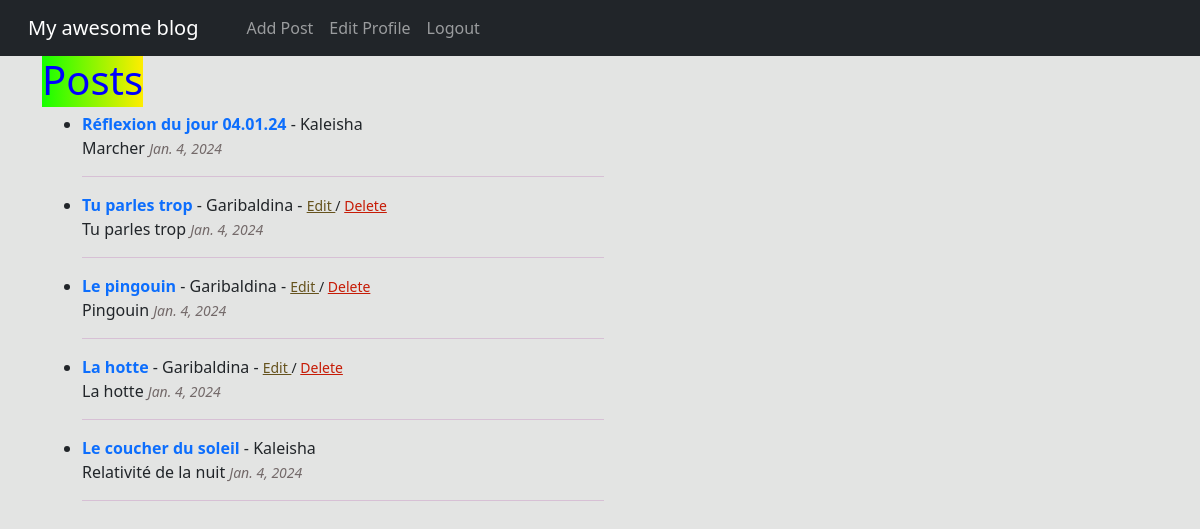
Screenshot of / (signed in) with the database file from the repository.
### theblog/models.py (models this page shows, shortened)
class Post(models.Model):
    title = models.CharField(max_length=255)
    title_tag = models.CharField(max_length=255)
    body = RichTextField(blank=True, null=True)
    author = models.ForeignKey(User, on_delete=models.CASCADE)
    post_date = models.DateField(auto_now_add=True)
    likes = models.ManyToManyField(User, related_name='blog_posts')
    summary = models.CharField(max_length=255)

### theblog/views.py (the view)
# urls.py: path('', HomeView.as_view(), name="home"),
class HomeView(ListView):
    model = Post
    template_name = 'home.html'
    ordering = ['-post_date']

### theblog/templates/home.html (shortened to what this page needs)
{% extends "base.html" %}
{% block content %}
<h1 style="color:blue"><span style="background-image: linear-gradient(to right, #16FF00, #FFED00);">Posts</span></h1>
<ul>
  {% for post in object_list %}
    <li>
      <a href="{% url 'article-detail' post.pk %}" style="text-decoration: none; color:##3b6698;"
      > <strong>{{ post.title }}</strong> </a> - {{post.author.username }}
      {%  if user.is_authenticated %}
        {% if user.id == post.author.id or user.is_superuser %}
          -
          <small>
            <a href="{% url 'update-post' post.pk%}" style="color:#65521d"> Edit </a>
            /
            <a href="{% url 'delete-post' post.pk%}" style="color:#c61b06"> Delete </a>
          </small>
        {% endif %}
      {% endif %}
      {{ post.summary}}
      <small><i style="color:#736969;">{{ post.post_date }}</i></small>
      <hr style="width:50%; color:#b455ac;">
    </li>
  {% endfor %}
</ul>
{% endblock %}

### rows the page displays
Post: title "Réflexion du jour 04.01.24", author.username "Kaleisha", summary "Marcher", post_date "Jan. 4, 2024"
Post: title "Tu parles trop", author.username "Garibaldina", shows "Edit", summary "Tu parles trop", post_date "Jan. 4, 2024"
Post: title "Le pingouin", author.username "Garibaldina", shows "Edit", summary "Pingouin", post_date "Jan. 4, 2024"
Post: title "La hotte", author.username "Garibaldina", shows "Edit", summary "La hotte", post_date "Jan. 4, 2024"
Post: title "Le coucher du soleil", author.username "Kaleisha", summary "Relativité de la nuit", post_date "Jan. 4, 2024"
